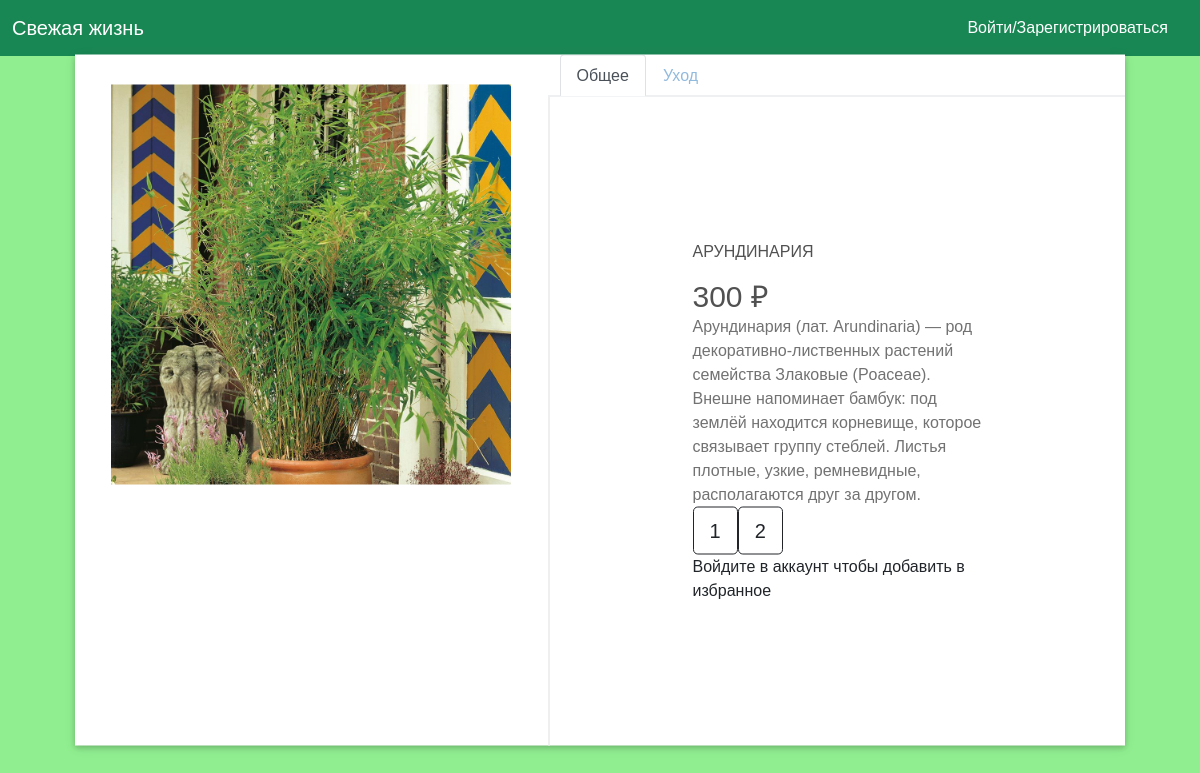
Screenshot of /info/Арундинария with the database file from the repository.
### data/flowers.py (models this page shows, shortened)
class Flowers(SqlAlchemyBase):
    __tablename__ = 'flowers'
    id = sqlalchemy.Column(sqlalchemy.Integer,
                           primary_key=True, autoincrement=True)
    name = sqlalchemy.Column(sqlalchemy.String, nullable=False)
    links = sqlalchemy.Column(sqlalchemy.String, nullable=True)
    about = sqlalchemy.Column(sqlalchemy.String, nullable=False)
    png = sqlalchemy.Column(sqlalchemy.String, nullable=False)
    mid_price = sqlalchemy.Column(sqlalchemy.Integer, nullable=False)

### main.py (the view)
@app.route('/info/<title>')
def info(title):
    n = None
    if current_user.is_authenticated:
        n = db_sess.query(User).filter(User.id == current_user.id).first()
    flow = db_sess.query(Flowers).filter(Flowers.name == title).first()
    inf = (flow.name, flow.about, flow.mid_price, flow.links, flow.png)
    if bool(n) and bool(n.flowers):
        return render_template('info.html',
                               item=inf, wish=flow.name in n.flowers, title=f'{flow.name}')
    return render_template('info.html', item=inf, wish=False, title=f'{flow.name}')

### templates/info.html
{% extends "base.html" %}
{% block content %}
  <div class="sas" xmlns="http://www.w3.org/1999/html">
    <div class="photo">
      <img src="{{url_for('static', filename='img/' + item[4])}}">
    </div>
      <ul class="nav nav-tabs" id="myTab" role="tablist">
        <li class="nav-item">
            <a class="nav-link active" id="home-tab" data-toggle="tab" href="/info/{{item[0]}}" role="tab" aria-controls="home" aria-selected="true">Общее</a>
        </li>
        <li class="nav-item">
            <a class="nav-link" id="profile-tab" data-toggle="tab" href="/info_uh/{{item[0]}}" role="tab" aria-controls="profile" aria-selected="false">Уход</a>
        </li>
      </ul>
    <div class="description">
      <h2>{{item[0]}}</h2>
      <h1>{{item[2]}} ₽</h1>
      <p>{{item[1]}}</p>
      <div class="btn-toolbar" role="toolbar" aria-label="Toolbar with button groups">
        <div class="btn-group" role="group" aria-label="First group">
       {%for n in item[3].split('+')%}
      <form action={{n}}>
        <button class="btn btn-outline-dark btn-lg">{{item[3].split('+').index(n) + 1}}</button>
      </form>
      <br>
      {% endfor %}
        </div>
      {% if current_user.is_authenticated %}
          {% if wish %}
            <a href="/del_wish/{{item[0]}}">
                  <button class="but">Убрать из избранного</button>
            </a>
          {% else %}
            <a href="/add_wish/{{item[0]}}">
              <button class="but">Добавить в избранное</button>
            </a>
      {% endif %}
      {% else %}
        <label> Войдите в аккаунт чтобы добавить в избранное</label>
      {% endif %}
    </div>
  </div>
{% endblock %}

### static/css/style.css (style rules this page uses)
* { box-sizing: border-box }
body { font-family: Verdana, sans-serif; margin:0 }
img { vertical-align: middle; }
.active, .dot:hover { background-color: #fffff; }
* { box-sizing: border-box; }
a { position: relative; left: 12px; }
p { display:inline; width:auto; }
html { background-color: #fffff; }
body { font-family: "Poppins", sans-serif; height: 100vh; background-color: #90EE90; }
a { color: #92badd; display:inline-block; text-decoration: none; font-weight: 400; }
h2 { text-align: center; font-size: 16px; font-weight: 600; text-transform: uppercase; display:inline-block; margin: 40px 8px 10px 8px; color: #cccccc; }

### rows the page displays
Flowers: png (picture), name "АРУНДИНАРИЯ", mid_price "300", about "Арундинария (лат. Arundinaria) — род декоративно-лиственных растений семейства Злаковые (Poaceae). Внешне напоминает бамбук: под землёй находится корневище, которое связывает группу стеблей. Листья плотные, узкие, ремневидные, располагаются друг за другом.", links "1" "2"
